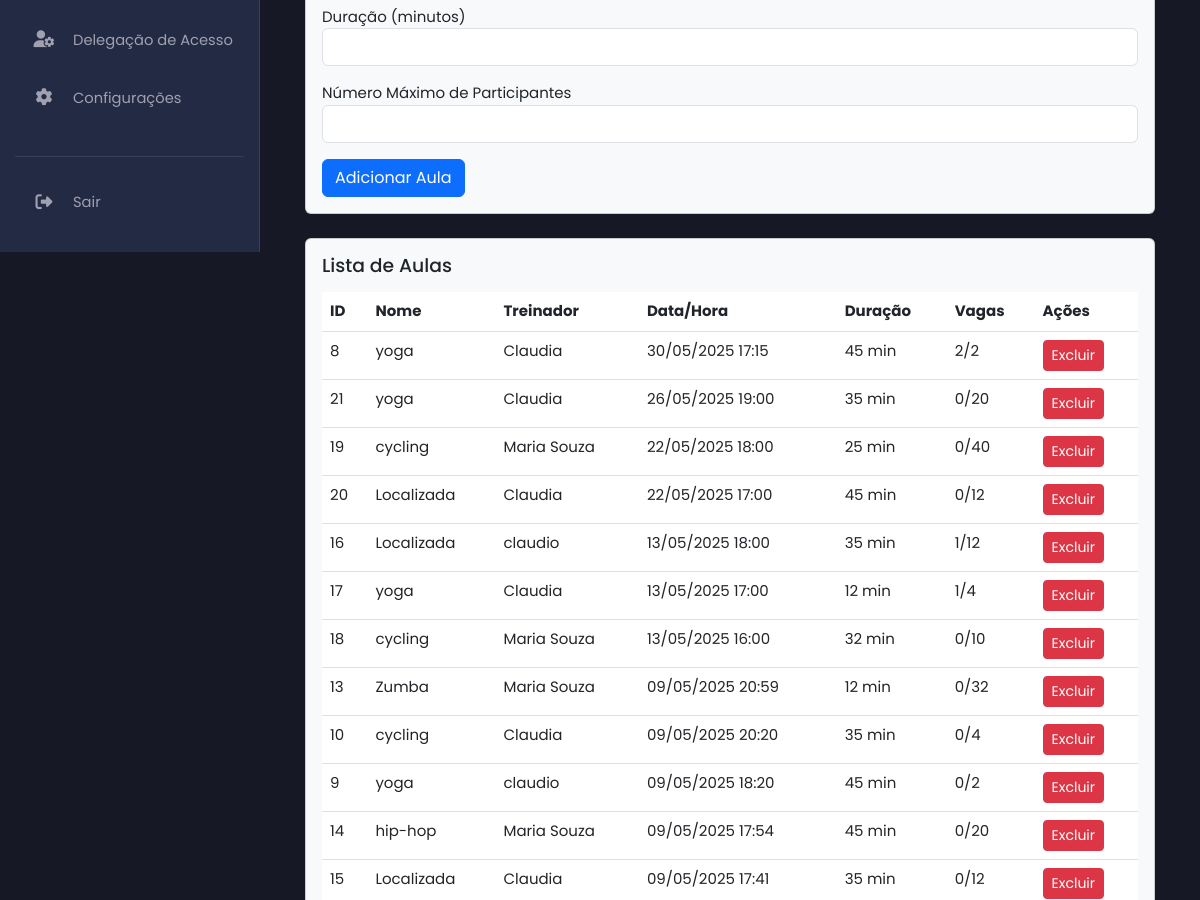
/manage_classes_admin.php (signed in, middle part), run on an earlier commit of the app's database.
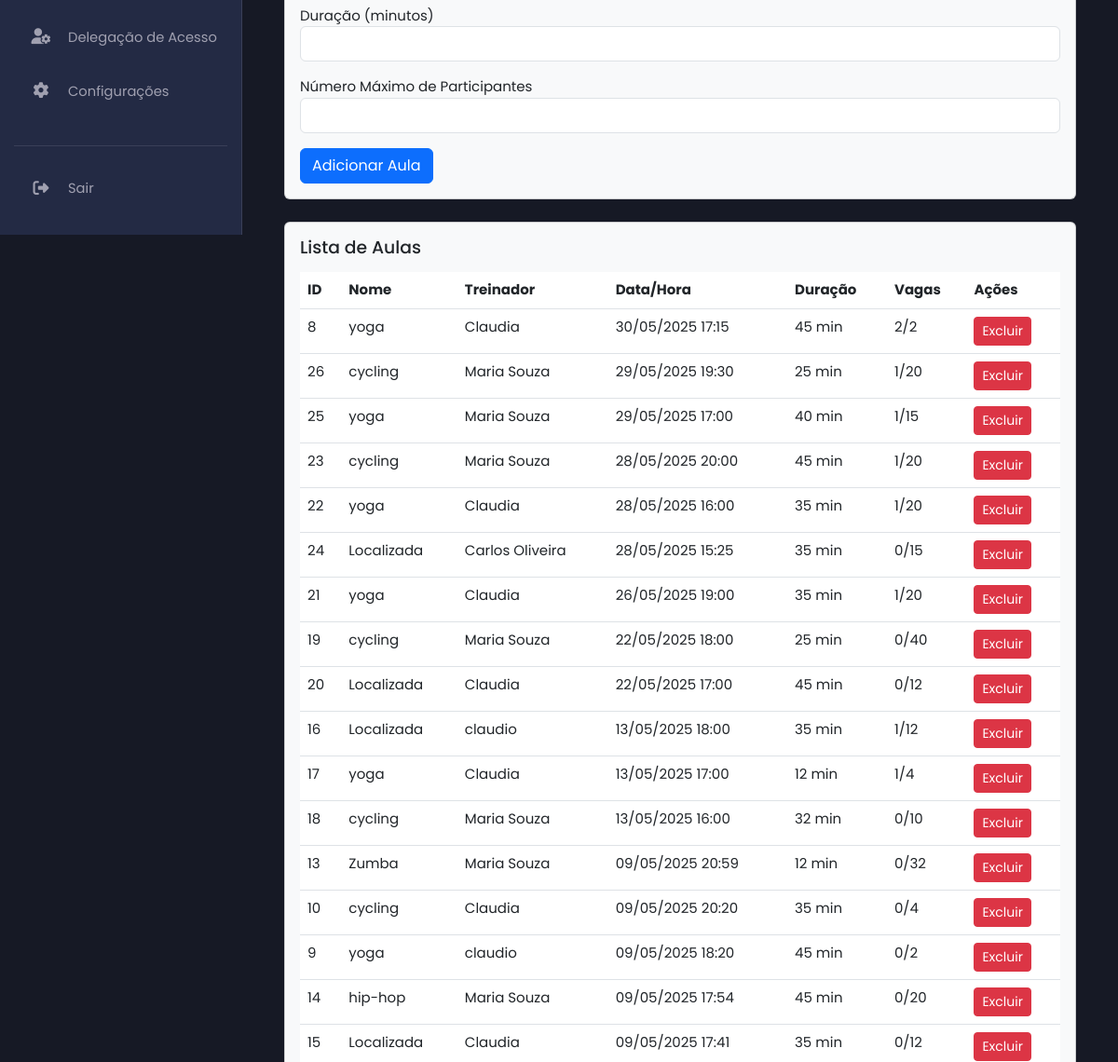
And on a later commit of the database.
### tables this page shows
CREATE TABLE `classes` (
  `id` int(11) NOT NULL,
  `name` varchar(100) NOT NULL,
  `description` text NOT NULL,
  `trainer_id` int(11) NOT NULL,
  `schedule` datetime NOT NULL,
  `duration` int(11) NOT NULL,
  `max_participants` int(11) NOT NULL
);

CREATE TABLE `users` (
  `id` int(11) NOT NULL,
  `name` varchar(100) NOT NULL,
  `email` varchar(100) NOT NULL,
  `numero_telemovel` varchar(25) DEFAULT NULL COMMENT 'Número de telemóvel do utilizador',
  `password` varchar(255) NOT NULL,
  `role` enum('client','trainer','nutritionist','admin','receptionist') DEFAULT NULL,
  `token` varchar(255) DEFAULT NULL,
  `reset_token` varchar(255) DEFAULT NULL,
  `reset_token_expires_at` datetime DEFAULT NULL,
  `first_login` tinyint(1) NOT NULL DEFAULT 1,
  `created_at` timestamp NOT NULL DEFAULT current_timestamp(),
  `profile_picture` varchar(255) DEFAULT NULL
);

### manage_classes_admin.php (the view, shortened to what this page needs)
<?php
include 'db.php';
include 'header.php';
include 'sidebar_admin.php';
?>
<main class="main-content">
    <div class="container mt-5">
        <div class="card mb-4 bg-light">
            <div class="card-body">
                <form method="POST" action="manage_classes_admin.php">
                    <div class="form-group mb-3">
                        <label for="duration">Duração (minutos)</label>
                        <input type="number" class="form-control" id="duration" name="duration" min="1" required>
                    </div>
                    <div class="form-group mb-3">
                        <label for="max_participants">Número Máximo de Participantes</label>
                        <input type="number" class="form-control" id="max_participants" name="max_participants" min="1" required>
                    </div>
                    <button type="submit" class="btn btn-primary">Adicionar Aula</button>
                </form>
            </div>
        </div>
        <div class="card bg-light">
            <div class="card-body">
                <h4 class="text-dark">Lista de Aulas</h4>
                <div class="table-responsive">
                    <table class="table">
                        <thead>
                            <tr><th>ID</th><th>Nome</th><th>Treinador</th><th>Data/Hora</th><th>Duração</th><th>Vagas</th><th>Ações</th></tr>
                        </thead>
                        <tbody>
                            <?php
                            $stmt_classes = $pdo->query("
                                SELECT c.id, c.name, c.schedule, c.duration, c.max_participants, u.name as trainer_name,
                                       (SELECT COUNT(*) FROM class_participants cp WHERE cp.class_id = c.id) as current_participants
                                FROM classes c
                                JOIN users u ON c.trainer_id = u.id
                                ORDER BY c.schedule DESC
                            ");
                            $classes = $stmt_classes->fetchAll();
                            foreach ($classes as $class) {
                                $vagas_ocupadas = $class['current_participants'];
                                $vagas_totais = $class['max_participants'];
                                echo "<tr><td>" . htmlspecialchars($class['id']) . "</td><td>" . htmlspecialchars($class['name']) . "</td><td>" . htmlspecialchars($class['trainer_name']) . "</td><td>" . date('d/m/Y H:i', strtotime($class['schedule'])) . "</td><td>" . htmlspecialchars($class['duration']) . " min</td><td>" . $vagas_ocupadas . "/" . $vagas_totais . "</td><td>
                                      <a href='manage_classes_admin.php?action=delete&id=" . $class['id'] . "' class='btn btn-danger btn-sm' onclick='return confirm(\"Tem certeza que deseja excluir esta aula? As inscrições serão perdidas.\")'>Excluir</a>
                                     </td></tr>";
                            }
                            ?>
                        </tbody>
                    </table>
                </div>
            </div>
        </div>
    </div>
</main>
<?php include 'footer.php'; ?>

What changed in the data, as far as the page shows it:
added classes: id "26", name "cycling", trainer.name "Maria Souza", schedule "29/05/2025 19:30", duration "25", vagas_ocupadas "1", max_participants "20"
added classes: id "25", name "yoga", trainer.name "Maria Souza", schedule "29/05/2025 17:00", duration "40", vagas_ocupadas "1", max_participants "15"
added classes: id "23", name "cycling", trainer.name "Maria Souza", schedule "28/05/2025 20:00", duration "45", vagas_ocupadas "1", max_participants "20"
added classes: id "22", name "yoga", trainer.name "Claudia", schedule "28/05/2025 16:00", duration "35", vagas_ocupadas "1", max_participants "20"
added classes: id "24", name "Localizada", trainer.name "Carlos Oliveira", schedule "28/05/2025 15:25", duration "35", vagas_ocupadas "0", max_participants "15"
computed for classes id 21: vagas_ocupadas "0" → "1"
